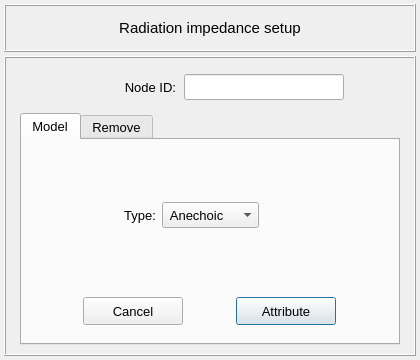
<?xml version="1.0" encoding="UTF-8"?>
<ui version="4.0">
 <class>Dialog</class>
 <widget class="QDialog" name="Dialog">
  <property name="windowModality">
   <enum>Qt::WindowModal</enum>
  </property>
  <property name="geometry">
   <rect>
    <x>0</x>
    <y>0</y>
    <width>420</width>
    <height>360</height>
   </rect>
  </property>
  <property name="sizePolicy">
   <sizepolicy hsizetype="Fixed" vsizetype="Fixed">
    <horstretch>0</horstretch>
    <verstretch>0</verstretch>
   </sizepolicy>
  </property>
  <property name="minimumSize">
   <size>
    <width>420</width>
    <height>360</height>
   </size>
  </property>
  <property name="maximumSize">
   <size>
    <width>420</width>
    <height>360</height>
   </size>
  </property>
  <property name="font">
   <font>
    <pointsize>11</pointsize>
    <weight>50</weight>
    <bold>false</bold>
   </font>
  </property>
  <property name="contextMenuPolicy">
   <enum>Qt::DefaultContextMenu</enum>
  </property>
  <property name="windowTitle">
   <string>Set radiation impedance</string>
  </property>
  <property name="whatsThis">
   <string/>
  </property>
  <layout class="QGridLayout" name="gridLayout_7">
   <property name="leftMargin">
    <number>4</number>
   </property>
   <property name="topMargin">
    <number>4</number>
   </property>
   <property name="rightMargin">
    <number>4</number>
   </property>
   <property name="bottomMargin">
    <number>4</number>
   </property>
   <property name="spacing">
    <number>4</number>
   </property>
   <item row="0" column="0">
    <widget class="QFrame" name="frame_title">
     <property name="minimumSize">
      <size>
       <width>0</width>
       <height>48</height>
      </size>
     </property>
     <property name="maximumSize">
      <size>
       <width>420</width>
       <height>48</height>
      </size>
     </property>
     <property name="frameShape">
      <enum>QFrame::Box</enum>
     </property>
     <property name="frameShadow">
      <enum>QFrame::Raised</enum>
     </property>
     <property name="lineWidth">
      <number>1</number>
     </property>
     <layout class="QGridLayout" name="gridLayout_6">
      <item row="0" column="0">
       <widget class="QLabel" name="label_title">
        <property name="font">
         <font>
          <family>MS Shell Dlg 2</family>
          <pointsize>11</pointsize>
          <weight>50</weight>
          <italic>false</italic>
          <bold>false</bold>
         </font>
        </property>
        <property name="text">
         <string>Radiation impedance setup</string>
        </property>
        <property name="textFormat">
         <enum>Qt::AutoText</enum>
        </property>
        <property name="alignment">
         <set>Qt::AlignCenter</set>
        </property>
       </widget>
      </item>
     </layout>
    </widget>
   </item>
   <item row="1" column="0">
    <widget class="QFrame" name="frame_main">
     <property name="minimumSize">
      <size>
       <width>0</width>
       <height>0</height>
      </size>
     </property>
     <property name="maximumSize">
      <size>
       <width>420</width>
       <height>480</height>
      </size>
     </property>
     <property name="frameShape">
      <enum>QFrame::Box</enum>
     </property>
     <property name="frameShadow">
      <enum>QFrame::Raised</enum>
     </property>
     <layout class="QGridLayout" name="gridLayout_4">
      <item row="0" column="0">
       <widget class="QFrame" name="frame_selection_id">
        <property name="minimumSize">
         <size>
          <width>360</width>
          <height>40</height>
         </size>
        </property>
        <property name="maximumSize">
         <size>
          <width>380</width>
          <height>40</height>
         </size>
        </property>
        <property name="frameShape">
         <enum>QFrame::NoFrame</enum>
        </property>
        <property name="frameShadow">
         <enum>QFrame::Raised</enum>
        </property>
        <layout class="QGridLayout" name="gridLayout_5">
         <property name="leftMargin">
          <number>2</number>
         </property>
         <property name="topMargin">
          <number>2</number>
         </property>
         <property name="rightMargin">
          <number>2</number>
         </property>
         <property name="bottomMargin">
          <number>2</number>
         </property>
         <property name="horizontalSpacing">
          <number>8</number>
         </property>
         <property name="verticalSpacing">
          <number>2</number>
         </property>
         <item row="0" column="0">
          <spacer name="horizontalSpacer_3">
           <property name="orientation">
            <enum>Qt::Horizontal</enum>
           </property>
           <property name="sizeHint" stdset="0">
            <size>
             <width>40</width>
             <height>20</height>
            </size>
           </property>
          </spacer>
         </item>
         <item row="0" column="2">
          <widget class="QLineEdit" name="lineEdit_node_ids">
           <property name="minimumSize">
            <size>
             <width>160</width>
             <height>26</height>
            </size>
           </property>
           <property name="maximumSize">
            <size>
             <width>160</width>
             <height>26</height>
            </size>
           </property>
           <property name="font">
            <font>
             <family>MS Shell Dlg 2</family>
             <pointsize>10</pointsize>
             <weight>50</weight>
             <italic>false</italic>
             <bold>false</bold>
            </font>
           </property>
           <property name="focusPolicy">
            <enum>Qt::ClickFocus</enum>
           </property>
           <property name="styleSheet">
            <string notr="true"/>
           </property>
           <property name="alignment">
            <set>Qt::AlignCenter</set>
           </property>
          </widget>
         </item>
         <item row="0" column="1">
          <widget class="QLabel" name="label_2">
           <property name="minimumSize">
            <size>
             <width>100</width>
             <height>26</height>
            </size>
           </property>
           <property name="maximumSize">
            <size>
             <width>100</width>
             <height>26</height>
            </size>
           </property>
           <property name="font">
            <font>
             <family>MS Shell Dlg 2</family>
             <pointsize>10</pointsize>
             <weight>50</weight>
             <italic>false</italic>
             <bold>false</bold>
            </font>
           </property>
           <property name="text">
            <string>Node ID:</string>
           </property>
           <property name="alignment">
            <set>Qt::AlignRight|Qt::AlignTrailing|Qt::AlignVCenter</set>
           </property>
          </widget>
         </item>
         <item row="0" column="3">
          <spacer name="horizontalSpacer_4">
           <property name="orientation">
            <enum>Qt::Horizontal</enum>
           </property>
           <property name="sizeHint" stdset="0">
            <size>
             <width>40</width>
             <height>20</height>
            </size>
           </property>
          </spacer>
         </item>
        </layout>
       </widget>
      </item>
      <item row="1" column="0">
       <widget class="QTabWidget" name="tabWidget_main">
        <property name="minimumSize">
         <size>
          <width>360</width>
          <height>0</height>
         </size>
        </property>
        <property name="maximumSize">
         <size>
          <width>380</width>
          <height>16777215</height>
         </size>
        </property>
        <property name="font">
         <font>
          <pointsize>10</pointsize>
         </font>
        </property>
        <property name="currentIndex">
         <number>0</number>
        </property>
        <widget class="QWidget" name="tab_setup">
         <attribute name="title">
          <string>Model</string>
         </attribute>
         <layout class="QGridLayout" name="gridLayout_12">
          <property name="leftMargin">
           <number>8</number>
          </property>
          <property name="topMargin">
           <number>8</number>
          </property>
          <property name="rightMargin">
           <number>8</number>
          </property>
          <property name="bottomMargin">
           <number>8</number>
          </property>
          <property name="horizontalSpacing">
           <number>8</number>
          </property>
          <property name="verticalSpacing">
           <number>4</number>
          </property>
          <item row="0" column="0">
           <widget class="QFrame" name="frame_8">
            <property name="minimumSize">
             <size>
              <width>0</width>
              <height>60</height>
             </size>
            </property>
            <property name="maximumSize">
             <size>
              <width>400</width>
              <height>160</height>
             </size>
            </property>
            <property name="font">
             <font>
              <pointsize>11</pointsize>
             </font>
            </property>
            <property name="frameShape">
             <enum>QFrame::NoFrame</enum>
            </property>
            <property name="frameShadow">
             <enum>QFrame::Raised</enum>
            </property>
            <layout class="QGridLayout" name="gridLayout">
             <property name="leftMargin">
              <number>0</number>
             </property>
             <property name="topMargin">
              <number>0</number>
             </property>
             <property name="rightMargin">
              <number>0</number>
             </property>
             <property name="bottomMargin">
              <number>0</number>
             </property>
             <property name="horizontalSpacing">
              <number>6</number>
             </property>
             <property name="verticalSpacing">
              <number>2</number>
             </property>
             <item row="0" column="3">
              <widget class="QFrame" name="frame">
               <property name="minimumSize">
                <size>
                 <width>80</width>
                 <height>0</height>
                </size>
               </property>
               <property name="maximumSize">
                <size>
                 <width>80</width>
                 <height>16777215</height>
                </size>
               </property>
               <property name="frameShape">
                <enum>QFrame::NoFrame</enum>
               </property>
               <property name="frameShadow">
                <enum>QFrame::Raised</enum>
               </property>
              </widget>
             </item>
             <item row="0" column="1">
              <widget class="QLabel" name="label_18">
               <property name="minimumSize">
                <size>
                 <width>80</width>
                 <height>30</height>
                </size>
               </property>
               <property name="maximumSize">
                <size>
                 <width>80</width>
                 <height>30</height>
                </size>
               </property>
               <property name="font">
                <font>
                 <family>MS Shell Dlg 2</family>
                 <pointsize>10</pointsize>
                 <weight>50</weight>
                 <italic>false</italic>
                 <bold>false</bold>
                </font>
               </property>
               <property name="text">
                <string>Type:</string>
               </property>
               <property name="alignment">
                <set>Qt::AlignRight|Qt::AlignTrailing|Qt::AlignVCenter</set>
               </property>
              </widget>
             </item>
             <item row="0" column="0">
              <spacer name="horizontalSpacer_2">
               <property name="orientation">
                <enum>Qt::Horizontal</enum>
               </property>
               <property name="sizeHint" stdset="0">
                <size>
                 <width>40</width>
                 <height>20</height>
                </size>
               </property>
              </spacer>
             </item>
             <item row="0" column="2">
              <widget class="QComboBox" name="comboBox_radiation_impedance_type">
               <property name="minimumSize">
                <size>
                 <width>0</width>
                 <height>26</height>
                </size>
               </property>
               <property name="maximumSize">
                <size>
                 <width>16777215</width>
                 <height>26</height>
                </size>
               </property>
               <property name="font">
                <font>
                 <pointsize>10</pointsize>
                </font>
               </property>
               <property name="toolTip">
                <string>&lt;html&gt;&lt;head/&gt;&lt;body&gt;&lt;p&gt;Select the radiation impedance type&lt;/p&gt;&lt;/body&gt;&lt;/html&gt;</string>
               </property>
               <item>
                <property name="text">
                 <string> Anechoic</string>
                </property>
               </item>
               <item>
                <property name="text">
                 <string> Flanged</string>
                </property>
               </item>
               <item>
                <property name="text">
                 <string> Unflanged*</string>
                </property>
               </item>
              </widget>
             </item>
             <item row="0" column="4">
              <spacer name="horizontalSpacer">
               <property name="orientation">
                <enum>Qt::Horizontal</enum>
               </property>
               <property name="sizeHint" stdset="0">
                <size>
                 <width>40</width>
                 <height>20</height>
                </size>
               </property>
              </spacer>
             </item>
            </layout>
           </widget>
          </item>
          <item row="1" column="0">
           <widget class="QFrame" name="frame_2">
            <property name="minimumSize">
             <size>
              <width>0</width>
              <height>48</height>
             </size>
            </property>
            <property name="maximumSize">
             <size>
              <width>16777215</width>
              <height>48</height>
             </size>
            </property>
            <property name="frameShape">
             <enum>QFrame::NoFrame</enum>
            </property>
            <property name="frameShadow">
             <enum>QFrame::Raised</enum>
            </property>
            <layout class="QGridLayout" name="gridLayout_2">
             <property name="leftMargin">
              <number>8</number>
             </property>
             <property name="topMargin">
              <number>8</number>
             </property>
             <property name="rightMargin">
              <number>8</number>
             </property>
             <property name="bottomMargin">
              <number>8</number>
             </property>
             <property name="spacing">
              <number>8</number>
             </property>
             <item row="0" column="0">
              <widget class="QPushButton" name="pushButton_cancel">
               <property name="minimumSize">
                <size>
                 <width>100</width>
                 <height>28</height>
                </size>
               </property>
               <property name="maximumSize">
                <size>
                 <width>100</width>
                 <height>28</height>
                </size>
               </property>
               <property name="font">
                <font>
                 <family>MS Shell Dlg 2</family>
                 <pointsize>10</pointsize>
                 <weight>50</weight>
                 <italic>false</italic>
                 <bold>false</bold>
                </font>
               </property>
               <property name="styleSheet">
                <string notr="true"/>
               </property>
               <property name="text">
                <string>Cancel</string>
               </property>
               <property name="autoDefault">
                <bool>false</bool>
               </property>
              </widget>
             </item>
             <item row="0" column="1">
              <widget class="QPushButton" name="pushButton_attribute">
               <property name="minimumSize">
                <size>
                 <width>100</width>
                 <height>28</height>
                </size>
               </property>
               <property name="maximumSize">
                <size>
                 <width>100</width>
                 <height>28</height>
                </size>
               </property>
               <property name="font">
                <font>
                 <family>MS Shell Dlg 2</family>
                 <pointsize>10</pointsize>
                 <weight>50</weight>
                 <italic>false</italic>
                 <bold>false</bold>
                </font>
               </property>
               <property name="styleSheet">
                <string notr="true"/>
               </property>
               <property name="text">
                <string>Attribute</string>
               </property>
               <property name="autoDefault">
                <bool>false</bool>
               </property>
               <property name="default">
                <bool>true</bool>
               </property>
              </widget>
             </item>
            </layout>
           </widget>
          </item>
         </layout>
        </widget>
        <widget class="QWidget" name="tab_remove">
         <attribute name="title">
          <string>Remove</string>
         </attribute>
         <layout class="QGridLayout" name="gridLayout_9">
          <property name="leftMargin">
           <number>8</number>
          </property>
          <property name="topMargin">
           <number>8</number>
          </property>
          <property name="rightMargin">
           <number>8</number>
          </property>
          <property name="bottomMargin">
           <number>8</number>
          </property>
          <property name="horizontalSpacing">
           <number>8</number>
          </property>
          <property name="verticalSpacing">
           <number>4</number>
          </property>
          <item row="1" column="0">
           <widget class="QFrame" name="frame_buttons_remove">
            <property name="minimumSize">
             <size>
              <width>320</width>
              <height>48</height>
             </size>
            </property>
            <property name="maximumSize">
             <size>
              <width>600</width>
              <height>48</height>
             </size>
            </property>
            <property name="frameShape">
             <enum>QFrame::NoFrame</enum>
            </property>
            <property name="frameShadow">
             <enum>QFrame::Raised</enum>
            </property>
            <layout class="QGridLayout" name="gridLayout_8">
             <property name="leftMargin">
              <number>8</number>
             </property>
             <property name="topMargin">
              <number>8</number>
             </property>
             <property name="rightMargin">
              <number>8</number>
             </property>
             <property name="bottomMargin">
              <number>8</number>
             </property>
             <property name="spacing">
              <number>8</number>
             </property>
             <item row="0" column="0">
              <widget class="QPushButton" name="pushButton_reset">
               <property name="minimumSize">
                <size>
                 <width>100</width>
                 <height>28</height>
                </size>
               </property>
               <property name="maximumSize">
                <size>
                 <width>100</width>
                 <height>28</height>
                </size>
               </property>
               <property name="font">
                <font>
                 <family>MS Shell Dlg 2</family>
                 <pointsize>10</pointsize>
                 <weight>50</weight>
                 <italic>false</italic>
                 <bold>false</bold>
                </font>
               </property>
               <property name="styleSheet">
                <string notr="true"/>
               </property>
               <property name="text">
                <string>Reset</string>
               </property>
               <property name="autoDefault">
                <bool>false</bool>
               </property>
              </widget>
             </item>
             <item row="0" column="1">
              <widget class="QPushButton" name="pushButton_remove">
               <property name="minimumSize">
                <size>
                 <width>100</width>
                 <height>28</height>
                </size>
               </property>
               <property name="maximumSize">
                <size>
                 <width>100</width>
                 <height>28</height>
                </size>
               </property>
               <property name="font">
                <font>
                 <family>MS Shell Dlg 2</family>
                 <pointsize>10</pointsize>
                 <weight>50</weight>
                 <italic>false</italic>
                 <bold>false</bold>
                </font>
               </property>
               <property name="styleSheet">
                <string notr="true"/>
               </property>
               <property name="text">
                <string>Remove</string>
               </property>
               <property name="autoDefault">
                <bool>false</bool>
               </property>
               <property name="status" stdset="0">
                <string>danger</string>
               </property>
              </widget>
             </item>
            </layout>
           </widget>
          </item>
          <item row="0" column="0">
           <widget class="QTreeWidget" name="treeWidget_nodal_info">
            <property name="minimumSize">
             <size>
              <width>320</width>
              <height>0</height>
             </size>
            </property>
            <property name="maximumSize">
             <size>
              <width>600</width>
              <height>200</height>
             </size>
            </property>
            <property name="font">
             <font>
              <family>MS Shell Dlg 2</family>
              <pointsize>10</pointsize>
              <italic>false</italic>
             </font>
            </property>
            <property name="toolTip">
             <string>Select a face to remove the previously attributed boundary condition.</string>
            </property>
            <property name="indentation">
             <number>1</number>
            </property>
            <property name="headerHidden">
             <bool>false</bool>
            </property>
            <attribute name="headerHighlightSections">
             <bool>false</bool>
            </attribute>
            <attribute name="headerShowSortIndicator" stdset="0">
             <bool>false</bool>
            </attribute>
            <attribute name="headerStretchLastSection">
             <bool>true</bool>
            </attribute>
            <column>
             <property name="text">
              <string>Nodes</string>
             </property>
             <property name="textAlignment">
              <set>AlignCenter</set>
             </property>
            </column>
            <column>
             <property name="text">
              <string>Impedance type</string>
             </property>
             <property name="textAlignment">
              <set>AlignCenter</set>
             </property>
            </column>
           </widget>
          </item>
         </layout>
        </widget>
       </widget>
      </item>
     </layout>
    </widget>
   </item>
  </layout>
 </widget>
 <tabstops>
  <tabstop>tabWidget_main</tabstop>
  <tabstop>comboBox_radiation_impedance_type</tabstop>
  <tabstop>pushButton_cancel</tabstop>
  <tabstop>pushButton_attribute</tabstop>
  <tabstop>treeWidget_nodal_info</tabstop>
  <tabstop>pushButton_reset</tabstop>
  <tabstop>pushButton_remove</tabstop>
 </tabstops>
 <resources/>
 <connections/>
</ui>
